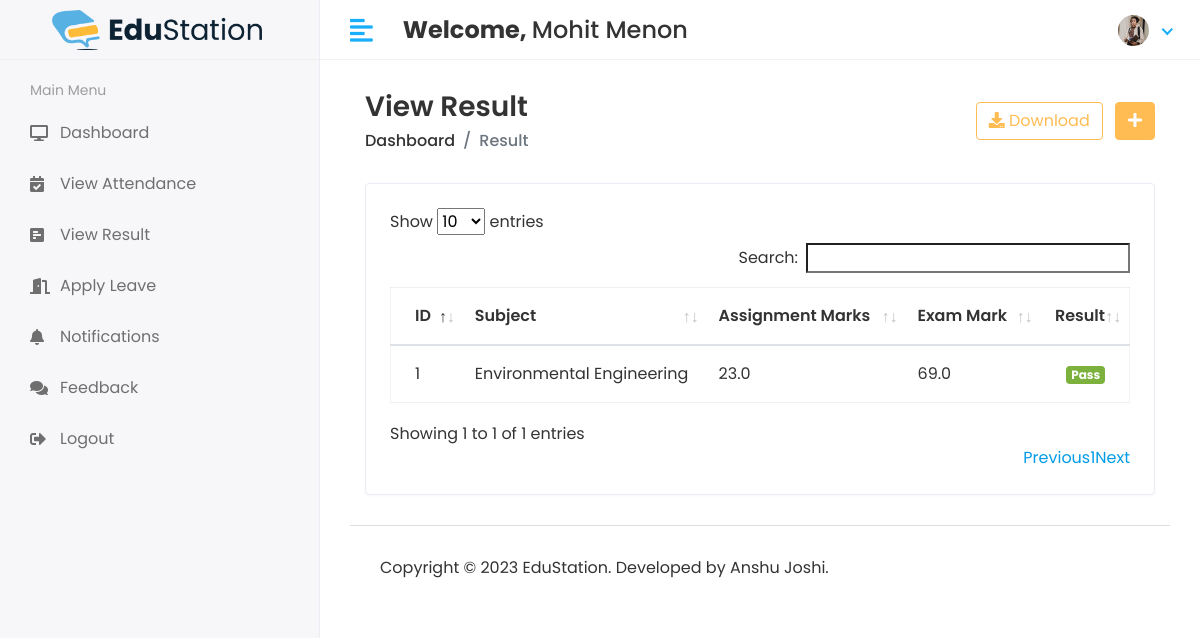
/Student/View_Result (signed in), run on the app's committed database.
### app/models.py (models this page shows, shortened)
class CustomUser(AbstractUser):
    user_type_data = (
        (1, "HOD"),
        (2, "Staff"),
        (3, "Student")
    )
    user_type = models.CharField(default=1, choices=user_type_data, max_length=10)
    profile_pic = models.ImageField(upload_to='media/profile_pic')

class StudentResult(models.Model):
    id = models.AutoField(primary_key=True)
    student_id = models.ForeignKey(Students, on_delete=models.CASCADE)
    subject_id = models.ForeignKey(Subjects, on_delete=models.CASCADE)
    subject_exam_marks = models.FloatField(default=0)
    subject_assignment_marks = models.FloatField(default=0)
    created_at = models.DateTimeField(auto_now_add=True)
    updated_at = models.DateTimeField(auto_now=True)
    objects = models.Manager()

class Subjects(models.Model):
    id = models.AutoField(primary_key=True)
    subject_name = models.CharField(max_length=255)
    subject_code = models.CharField(max_length=255)
    course_id = models.ForeignKey(Courses, on_delete=models.CASCADE, default=1)
    staff_id = models.ForeignKey(Staffs, on_delete=models.CASCADE)
    created_at = models.DateTimeField(auto_now_add=True)
    updated_at = models.DateTimeField(auto_now=True)
    objects = models.Manager()

### student_management_system/studentviews.py (the view)
# urls.py: path('Student/View_Result', studentviews.STUDENT_VIEW_RESULT, name='student_view_result'),
def STUDENT_VIEW_RESULT(request):
    mark = None
    student = Students.objects.get(admin=request.user.id)
    result = StudentResult.objects.filter(student_id=student)
    for i in result:
        assignment_mark = i.subject_assignment_marks
        exam_mark = i.subject_exam_marks
        mark = assignment_mark + exam_mark
    context = {
        'result': result,
        'mark': mark,
    }
    return render(request, 'student/view_result.html', context)

### templates/student/view_result.html (shortened to what this page needs)
{% extends 'base.html' %}
{% block main_content %}
<div class="content container-fluid">
               <div class="page-header">
                  <div class="row align-items-center">
                     <div class="col">
                        <h3 class="page-title">View Result</h3>
                        <ul class="breadcrumb">
                           <li class="breadcrumb-item"><a href="index.html">Dashboard</a></li>
                           <li class="breadcrumb-item active">Result</li>
                        </ul>
                     </div>
                     <div class="col-auto text-right float-right ml-auto">
                        <a href="#" class="btn btn-outline-primary mr-2"><i class="fas fa-download"></i> Download</a>
                        <a href="add-student.html" class="btn btn-primary"><i class="fas fa-plus"></i></a>
                     </div>
                  </div>
               </div>
               <div class="row">
                  <div class="col-sm-12">
                     <div class="card card-table">
                        <div class="card-body">
                           <div class="table-responsive">
                              <table class="table table-hover table-center mb-0" id="table_id">
                                 <thead>
                                    <tr>
                                       <th>ID</th>
                                       <th>Subject</th>
                                        <th>Assignment Marks</th>
                                        <th>Exam Mark</th>
                                       <th class="text-right">Result</th>
                                    </tr>
                                 </thead>
                                 <tbody>
                                 {% for i in result %}
                                    <tr>
                                       <td>{{i.id}}</td>
                                       <td>{{i.subject_id.subject_name}}</td>
                                        <td>{{i.subject_assignment_marks}}</td>
                                        <td>{{i.subject_exam_marks}}</td>
                                       <td class="text-right">
                                          {% if mark >= 35 %}
                                          <span class="badge badge-success">Pass</span>
                                          {% else %}
                                          <span class="badge badge-danger">Fail</span>
                                          {% endif %}
                                       </td>
                                    </tr>
                                 {% endfor %}
                                 </tbody>
                              </table>
                           </div>
                        </div>
                     </div>
                  </div>
               </div>
            </div>
{% endblock main_content%}

### templates/includes/header.html (shortened to what this page needs)
{% load static %}
<div class="main-wrapper">
         <div class="header">
            <div class="header-left">
               <a href="index.html" style="padding: 2rem;" class="logo">
               <img src="{% static 'assets/img/es-logo.png' %}" alt="Logo">
               </a>
            </div>
            <a href="javascript:void(0);" id="toggle_btn">
            <i class="fas fa-align-left"></i>
            </a>
            <div class="top-nav-search mt-3">
               <h4><strong>Welcome, </strong><span>{{user.first_name}} {{ user.last_name }}</span></h4>
            </div>
            <ul class="nav user-menu">
               <li class="nav-item dropdown has-arrow">
                  <a href="#" class="dropdown-toggle nav-link" data-toggle="dropdown">
                  <span class="user-img">
                     {% if user.profile_pic == "" %}
                        <span class="user-img"><img class="rounded-circle" src="{% static 'assets/img/noimg.png' %}" width="31" alt="User Image"></span>
                     {% else %}
                        <span class="user-img"><img class="rounded-circle" src="/{{user.profile_pic}}" width="31" alt="User Image"></span>
                     {% endif %}
                  </span>
                  </a>
               </li>
            </ul>
         </div>

### static/assets/css/style.css (style rules this page uses)
html { height: 100%; }
body { background-color: #fff; color: #333; font-family: 'Poppins', sans-serif; font-size: 1rem; height: 100%; line-height: 1.5; overflow-x: hidden; }
h1, h2, h3, h4, h5, h6 { font-family: 'Poppins', sans-serif; margin-top: 0; }
a { color: #009ce7; }
input, button, a { transition: all 0.4s ease; -moz-transition: all 0.4s ease; -o-transition: all 0.4s ease; -ms-transition: all 0.4s ease; -webkit-transition: all 0.4s ease; }
ul, ol { padding: 0px; list-style: none; }
.table { color: #333; max-width: 100%; margin-bottom: 0; width: 100%; }
.table.dataTable { border-collapse: collapse !important; border: 1px solid rgba(0, 0, 0, 0.05); }
.table thead tr th { font-weight: 600; }
.table tbody tr { border-bottom: 1px solid rgba(0, 0, 0, 0.05); }
.table.table-center td, .table.table-center th { vertical-align: middle; }
.card-table .card-body .table > thead > tr > th { border-top: 0; }
.card-table .card-body .table tr td:first-child, .card-table .card-body .table tr th:first-child { padding-left: 1.5rem; }
.card-table .card-body .table tr td:last-child, .card-table .card-body .table tr th:last-child { padding-right: 1.5rem; }
.card-table .table td, .card-table .table th { border-top: 1px solid #e2e5e8; padding: 1rem 0.75rem; white-space: nowrap; }
.bg-success, .badge-success { background-color: #7bb13c !important; }
.btn-primary { background-color: #FFBC53; border: 1px solid #FFBC53; }
.btn-outline-primary { color: #FFBC53; border-color: #FFBC53; }
.card { border: 1px solid #ececf5; box-shadow: 0 1px 3px 0 rgba(0, 0, 0, 0.03); margin-bottom: 1.875rem; }
.card-body { padding: 1.5rem; }
.header { background-color: #fff; border-bottom: 1px solid #f3f3f4; left: 0; position: fixed; right: 0; top: 0; z-index: 1001; height: 60px; }
.header .header-left { float: left; height: 60px; padding: 0 20px; position: relative; width: 320px; z-index: 1; transition: all 0.2s ease-in-out; background-color: #f7f7fa; border-bottom: 1px solid #efefef; border-right: 1px solid #ececf5; display: flex; align-items: center; }
.header .header-left .logo { display: inline-block; line-height: 60px; }
.header .header-left .logo img { max-height: 40px; width: auto; }
.header .dropdown-toggle:after { display: none; }
.header .has-arrow .dropdown-toggle:after { border-top: 0; border-left: 0; border-bottom: 2px solid #18aefa; border-right: 2px solid #18aefa; content: ''; height: 8px; display: inline-block; pointer-events: none; -webkit-transform-origin: 66% 66%; -ms-transform-origin: 66% 66%; transform-origin: 66% 66%; -webkit-transform: rotate(45deg); -ms-transform: rotate(45deg); transform: rotate(45deg); -webkit-transition: all 0.15s ease-in-out; transition: all 0.15s ease-in-out; width: 8px; vertical-align: 0px; }
.user-menu { float: right; margin: 0; position: relative; z-index: 99; padding-right: 15px; }
.user-menu.nav > li > a { color: #a0a0a0; font-size: 14px; line-height: 58px; padding: 0 15px; height: 60px; }
.user-img { margin-right: 3px; position: relative; }
.top-nav-search { float: left; margin-left: 15px; }
.main-wrapper { width: 100%; height: 100vh; min-height: 100vh; }
.page-header { margin-bottom: 1.875rem; }
.page-header .breadcrumb { background-color: transparent; color: #6c757d; font-size: 1rem; font-weight: 500; margin-bottom: 0; padding: 0; }
.page-header .breadcrumb a { color: #333; }
.page-title { font-size: 28px; font-weight: 600; color: #333; margin-bottom: 5px; }
@media (min-width: 992px) { #toggle_btn { align-items: center; color: #18aefa; display: inline-flex; float: left; font-size: 26px; height: 60px; justify-content: center; margin-left: 15px; padding: 0 15px; } }

### data on the page
CustomUser: first_name "Mohit", last_name "Menon", profile_pic (picture)
StudentResult: id "1", subject_id.subject_name "Environmental Engineering", subject_assignment_marks "23.0", subject_exam_marks "69.0"
